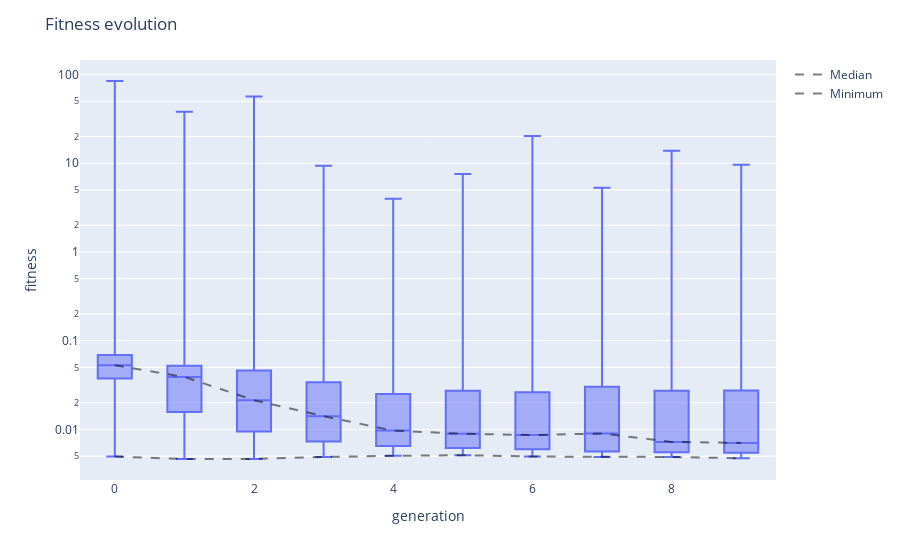

The notebook cell saved with this chart:
### Code cell
viewer.fitness_evolution()

### Figure 1 — Plotly figure (JSON) as saved in the notebook; plotly's stock layout.template omitted (floating-point values rounded to 4 significant figures; data arrays with more than 128 entries replaced by an {"elided": "..."} marker saying what was removed)
{"data": [{"alignmentgroup": "True", "boxpoints": false, "hovertemplate": "generation=%{x}<br>fitness=%{y}<extra></extra>", "legendgroup": "", "marker": {"color": "#636efa"}, "name": "", "notched": false, "offsetgroup": "", "orientation": "v", "showlegend": false, "type": "box", "x": {"elided": "5000 int values"}, "x0": " ", "xaxis": "x", "y": {"elided": "5000 float values"}, "y0": " ", "yaxis": "y"}, {"line": {"color": "rgba(0,0,0,0.5)", "dash": "dash", "width": 2}, "mode": "lines", "name": "Median", "type": "scatter", "x": [0, 1, 2, 3, 4, 5, 6, 7, 8, 9], "y": [0.05282, 0.03908, 0.02141, 0.01411, 0.009708, 0.008944, 0.008645, 0.009011, 0.007245, 0.007053]}, {"line": {"color": "rgba(0,0,0,0.5)", "dash": "dash", "width": 2}, "mode": "lines", "name": "Minimum", "type": "scatter", "x": [0, 1, 2, 3, 4, 5, 6, 7, 8, 9], "y": [0.004948, 0.004649, 0.004649, 0.004903, 0.00505, 0.005137, 0.004955, 0.004902, 0.004902, 0.00474]}], "layout": {"boxmode": "group", "legend": {"tracegroupgap": 0}, "margin": {"t": 60}, "title": {"text": "Fitness evolution"}, "xaxis": {"anchor": "y", "domain": [0, 1], "title": {"text": "generation"}}, "yaxis": {"anchor": "x", "domain": [0, 1], "title": {"text": "fitness"}, "type": "log"}}}
